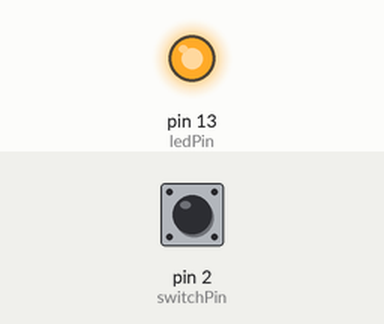
Recording of a sketch running on a simulated Arduino Uno, built with avr-gcc and run on an emulated ATmega328P. Parts: output pins drawn as LEDs (lit = HIGH). The inputs (shaded band) are chosen by the test bench; at power-on: pin 2 (switchPin) HIGH.

Above: at 1.7 s.
1.8 s: pin 2 (switchPin) pulled LOW for 0.55 s
At 2.2 s:
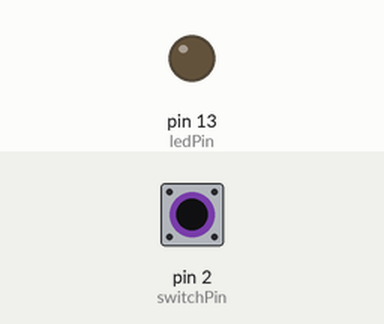
3.8 s: pin 2 (switchPin) pulled LOW for 3.2 s
At 7.8 s:
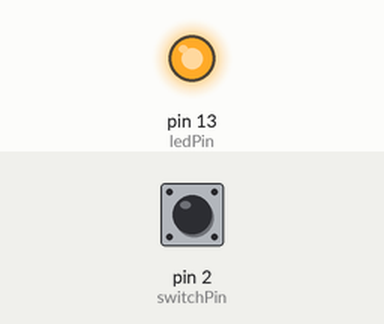
Timing chart, 0 to 9.3 s (numbered marks = the images above; inputs shaded):
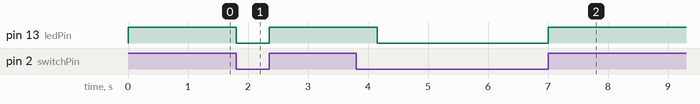

The sketch:

door_sketch.ino
```cpp
#include <RCSwitch.h>
/*

Rameez Saiyid

Reed Switch and Arduino

4.9.15

*/

RCSwitch mySwitch = RCSwitch();
const int switchPin = 2;
const int ledPin = 13;
int code = 28728;
int just_transmitted = 0;

void setup() {
Serial.begin(9600);
mySwitch.enableTransmit(10);


pinMode(switchPin, INPUT);

pinMode(ledPin, OUTPUT);

digitalWrite(switchPin, HIGH);

}

void loop() {


if(digitalRead(switchPin) == LOW){

if (just_transmitted == 1){ code++; just_transmitted = 0; }
digitalWrite(ledPin, LOW);

}

else{

just_transmitted = 1;
digitalWrite(ledPin, HIGH);
mySwitch.send(code, 24);

}

}
```

Measured:
- after the input at 1.8 s, pin 13 (ledPin): HIGH → LOW at once, → HIGH 0.55 s later
- after the input at 3.8 s, pin 13 (ledPin): HIGH → LOW after 0.35 s, → HIGH 2.8 s later
